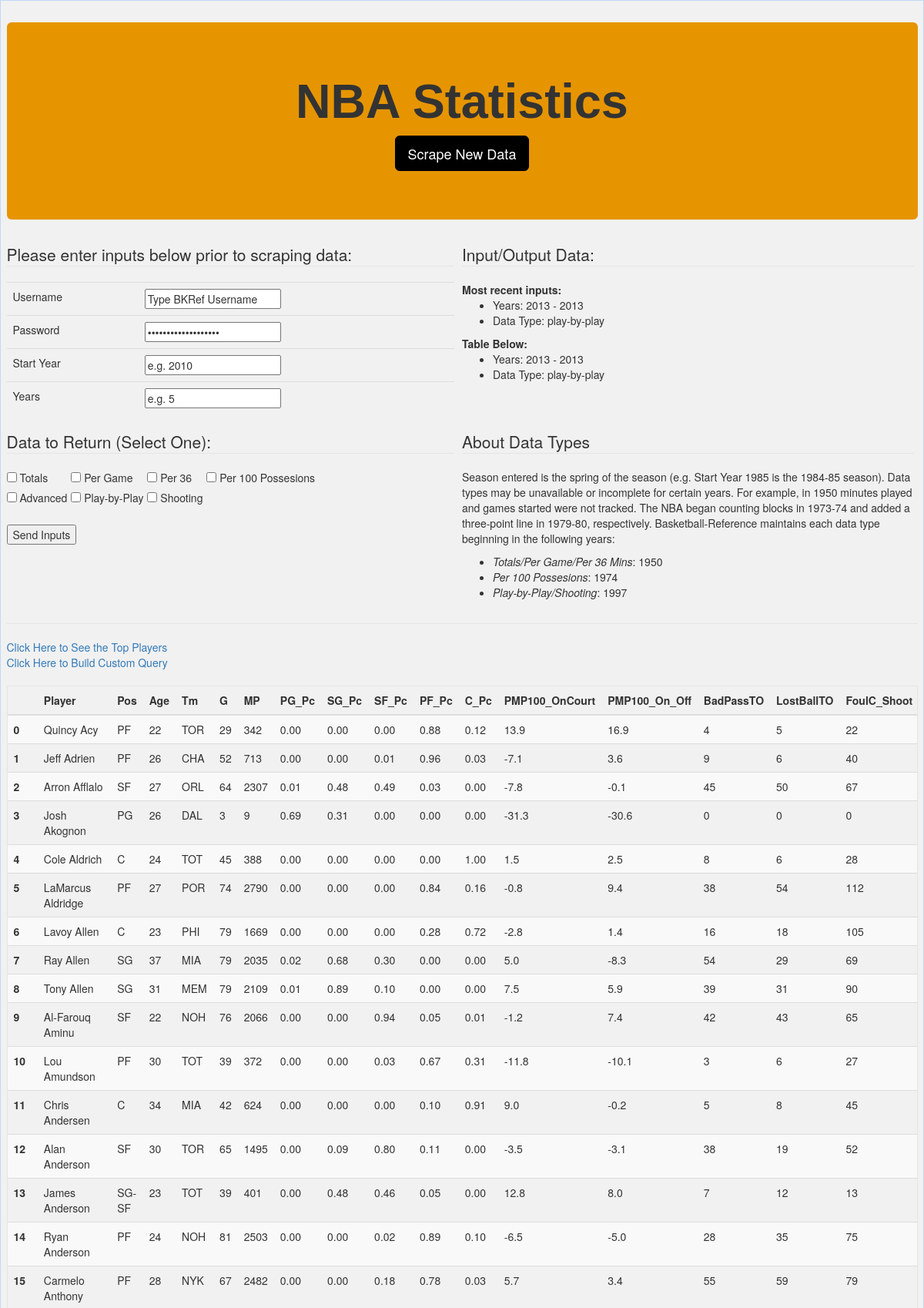
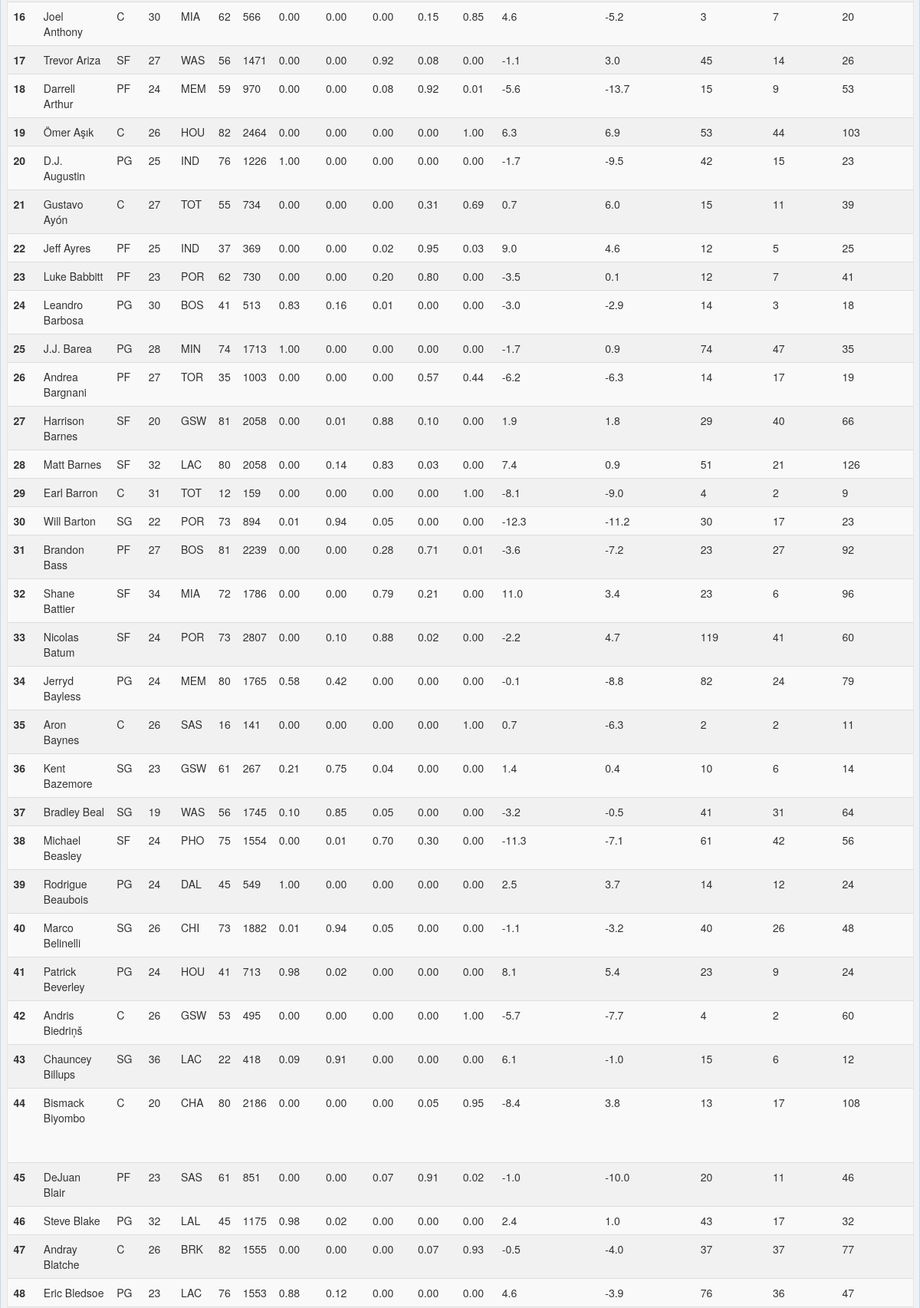
The page / (upper part) on the database its author committed (2 pictures, top to bottom).
### tables this page shows
CREATE TABLE table_facts (
	data_type TEXT, 
	start_year BIGINT, 
	end_year BIGINT
);

CREATE TABLE data (
	"Player" TEXT, 
	"Pos" TEXT, 
	"Age" BIGINT, 
	"Tm" TEXT, 
	"G" BIGINT, 
	"MP" BIGINT, 
	"PG_Pc" FLOAT, 
	"SG_Pc" FLOAT, 
	"SF_Pc" FLOAT, 
	"PF_Pc" FLOAT, 
	"C_Pc" FLOAT, 
	"PMP100_OnCourt" FLOAT, 
	"PMP100_On_Off" FLOAT, 
	"BadPassTO" BIGINT, 
	"LostBallTO" BIGINT, 
	"FoulC_Shoot" BIGINT, 
	"FoulC_Off" BIGINT, 
	"FoulD_Shoot" BIGINT, 
	"FoulD_Off" BIGINT, 
	"PGA" BIGINT, 
	"And1" BIGINT, 
	"Blkd" BIGINT, 
	"Season" BIGINT, 
	"PlayerID" TEXT, 
	"Country" TEXT
);

### app.py (the view)
@app.route("/", methods=['GET', 'POST'])
def home():
	time.sleep(2)
	df = pd.read_sql("SELECT * FROM data", con=engine, index_col = None)
	stats = df.to_html(classes="table table-striped", border=0)
	try:
		table_facts = pd.read_sql("SELECT * FROM table_facts", con=engine, index_col = None)
	except:
		table_facts = {
		'data_type': 'N/A',
		'start_year': 'N/A',
		'end_year': 'N/A'
	}
	try:
		from StatPuts import d_type,s_year,ys
		last_inputs = [d_type, s_year, str(int(s_year) + int(ys) -1)]
	except ImportError as err:
		last_inputs = ['No Input', 'No Input', 'No Input']
	except ValueError as err:
		last_inputs = ['Invalid Input', 'Invalid Input', 'Invalid Input']
	return render_template("index.html", stats=stats, last_inputs=last_inputs, table_facts=table_facts)

### templates/index.html (shortened to what this page needs)
<!DOCTYPE html>
<html lang="en">
<head>
  <link rel="stylesheet" href="https://maxcdn.bootstrapcdn.com/bootstrap/3.3.7/css/bootstrap.min.css">
  <link rel="stylesheet" href="{{ url_for('static',filename='styles/style.css') }}">
</head>
<body>
  <div class="container-fluid"><br>
    <div class="jumbotron text-center" >
      <h1 class="leader-font">NBA Statistics</h1>
      <p><a class="btn btn-primary btn-lg" href="/scrape" role="button">Scrape New Data</a></p>
    </div>
    <div>
      <table width="100%">
        <tr>
          <td style="vertical-align:top" class="four-square" width="50%">
            <form method="post" action="{{ url_for('inputs') }}">
            <fieldset>
            <legend>Please enter inputs below prior to scraping data:</legend>
            <table class="table" align="center">
              <tr>
                <td>Username</td>
                <td><input name='user' id="user" value="Type BKRef Username"></td>
              </tr>
              <tr>
                <td>Password</td>
                <td><input name='pass' id="pass" value="Type BKRef Username" type="password"></td>
              </tr>
              <tr>
                <td>Start Year</td>
                <td><input name='start' id="start" value="e.g. 2010"></td>
              </tr>
              <tr>
                <td>Years</td>
                <td><input name='years' id="years" value="e.g. 5"></td>
              </tr>
            </table>
          </td>
          <td style="vertical-align:top" width="50%">
            <legend>Input/Output Data:</legend>
            <div class="recent">Most recent inputs:</div>
            <ul>
              <li>Years: {{last_inputs[1]}} - {{last_inputs[2]}}</li>
              <li>Data Type: {{last_inputs[0]}}</li>
            </ul>
            <div class="recent">Table Below:</div>
            <ul>
              <li>Years: {{table_facts.start_year[0]}} - {{table_facts.end_year[0]}}</li>
              <li>Data Type: {{table_facts.data_type[0]}} </li>
            </ul>
          </td>
        <tr>
          <td style="vertical-align:top" class="four-square" width="50%">
            <legend>Data to Return (Select One):</legend>
            <table>
              <tr>
                <td>
                  <input class="form-check-input" name="dtype" type="checkbox" id="totals" value="totals">
                  <label class="form-check-label" for="inlineCheckbox1">Totals</label>
                </td>
                <td>
                  <input class="form-check-input" name="dtype" type="checkbox" id="pergame" value="pergame">
                  <label class="form-check-label" for="inlineCheckbox2">Per Game</label>
                </td>
                <td>
                  <input class="form-check-input" name="dtype" type="checkbox" id="per36" value="per36">
                  <label class="form-check-label" for="inlineCheckbox3">Per 36</label>
                </td>
                <td>
                  <input class="form-check-input" name="dtype" type="checkbox" id="per_poss" value="per_poss">
                  <label class="form-check-label" for="inlineCheckbox4">Per 100 Possesions</label>
                </td>
              </tr>
              <tr>
                <td>
                  <input class="form-check-input" name="dtype" type="checkbox" id="advanced" value="advanced">
                  <label class="form-check-label" for="inlineCheckbox5">Advanced </label>
                </td>
                <td>
                  <input class="form-check-input" name="dtype" type="checkbox" id="play-by-play" value="play-by-play">
                  <label class="form-check-label" for="inlineCheckbox6">Play-by-Play </label>
                </td>
                <td>
                  <input class="form-check-input" name="dtype" type="checkbox" id="shooting" value="shooting">
                  <label class="form-check-label" for="inlineCheckbox7">Shooting</label>
                </td>
              </tr>
            </table>
            <br>
            <input type='submit' value='Send Inputs'>
          </td>
          <td style="vertical-align:top" width="50%">
            <legend>About Data Types</legend>
            <p>Season entered is the spring of the season (e.g. Start Year 1985 is the 1984-85 season). Data types may be unavailable or incomplete for certain years. For example, in 1950 minutes played and games started were not tracked. The NBA began counting blocks in 1973-74 and added a three-point line in 1979-80, respectively. Basketball-Reference maintains each data type beginning in the following years:
              <ul>
                <li><i>Totals/Per Game/Per 36 Mins</i>: 1950</li>
                <li><i>Per 100 Possesions</i>: 1974</li>
                <li><i>Play-by-Play/Shooting</i>: 1997</li>
              </ul>
            </p>
          </td>
        </tr>
      </table>
    </div>
  <hr>
  <div>
    <a href="/top_players"> Click Here to See the Top Players</a><br>
    <a href="/custom"> Click Here to Build Custom Query</a>
  </div>
  <br>
  <div class="table-responsive">{{stats|safe}}</div>
  </div>
</body>
</html>

### static/styles/style.css (style rules this page uses)
.leader-font { font-family: Arial; font-weight: 700; }
.jumbotron { background-color: #e69500; }
.container-fluid { background-color: #f1f1f1; padding: .75rem; margin-bottom: 1.5rem; border: 1px solid rgba(0, 123, 255, .2); }
.btn { background-color: black; border-color: black; }
.form-check-label { font-weight: 500; }
.recent { font-weight: bold }
td { padding-right: 5px; }
.table-responsive { border: 1px solid #e5e5e5; }
.four-square { padding-right: 10px; }
hr { border-top: 1px solid #e5e5e5; }

### rows shown on the page
table_facts: data_type "play-by-play"
data: Player "Player Pos Age Tm G MP PG_Pc SG_Pc SF_Pc PF_Pc C_Pc PMP100_OnCourt PMP100_On_Off BadPassTO LostBallTO FoulC_Shoot 0 Quincy Acy PF 22 TOR 29 342 0.00 0.00 0.00 0.88 0.12 13.9 16.9 4 5 22 1 Jeff Adrien PF 26 CHA 52 713 0.00 0.00 0.01 0.96 0.03 -7.1 3.6 9 6 40 2 Arron Afflalo SF 27 ORL 64 2307 0.01 0.48 0.49 0.03 0.00 -7.8 -0.1 45 50 67 3 Josh Akognon PG 26 DAL 3 9 0.69 0.31 0.00 0.00 0.00 -31.3 -30.6 0 0 0 4 Cole Aldrich C 24 TOT 45 388 0.00 0.00 0.00 0.00 1.00 1.5 2.5 8 6 28 5 LaMarcus Aldridge PF 27 POR 74 2790 0.00 0.00 0.00 0.84 0.16 -0.8 9.4 38 54 112 6 Lavoy Allen C 23 PHI 79 1669 0.00 0.00 0.00 0.28 0.72 -2.8 1.4 16 18 105 7 Ray Allen SG 37 MIA 79 2035 0.02 0.68 0.30 0.00 0.00 5.0 -8.3…"

### other values the page prints
{{ last_inputs[1] }} "2013"
{{ last_inputs[2] }} "2013"
{{ table_facts.start_year[0] }} "2013"
{{ table_facts.end_year[0] }} "2013"
